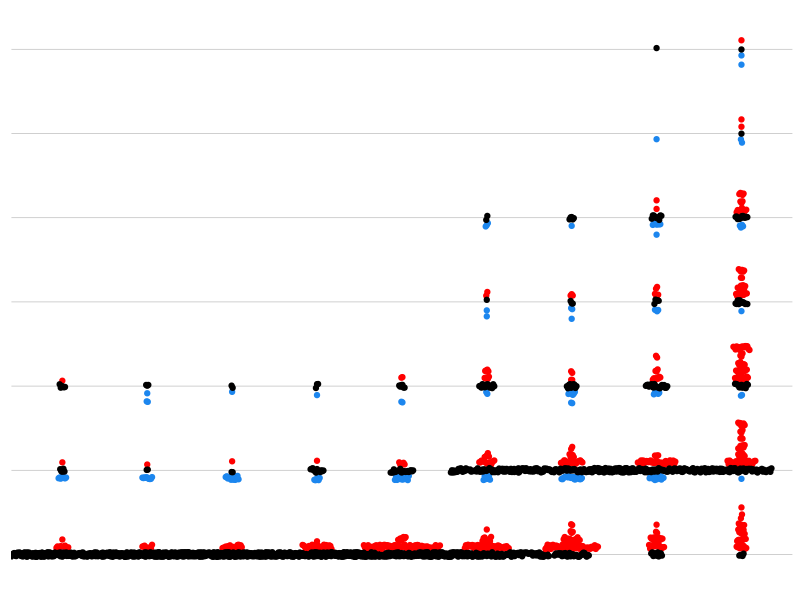
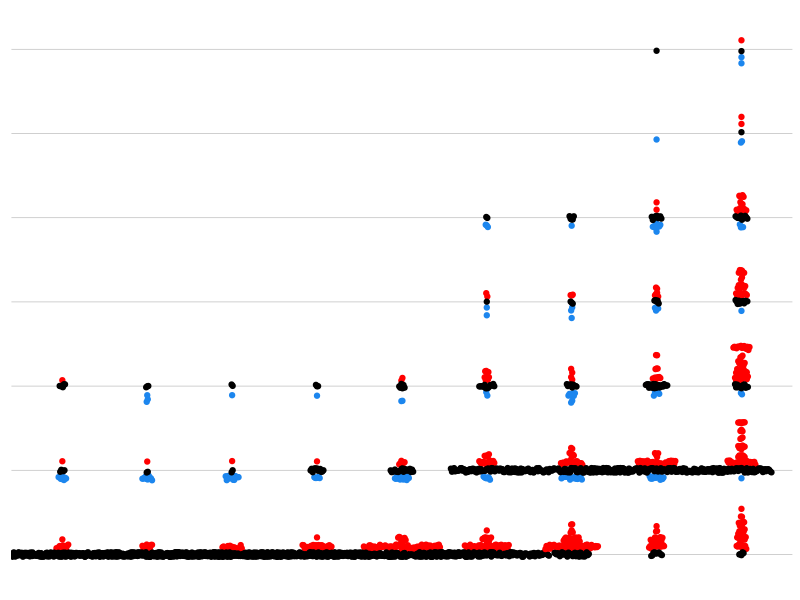

The R source for these figures, in order:
#load libraries
library(ggplot2)

# set working directory
setwd("/path/to/files")

#load input files
    cadR231series <- read.csv("231cadRseries.csv", sep=",")
    cadR231series$dose <- as.factor(cadR231series$dose)

#make dot plot of FISH data series   
    ggplot(cadR231series, aes(dose, green_red, fill = count, color = count)) + 
	geom_dotplot(binaxis = "y", 
		stackdir = "center", 
		stackratio = 0.2, 
		dotsize = 1, 
		method = "dotdensity", 
		binpositions = "bygroup", 
		binwidth = 0.07, 
		drop = TRUE, 
		position = position_jitter(width = 0, height = 0.03)) + 
	scale_y_continuous(limits=c(2.1,9), 
		breaks = seq(1.1, 9.9, by = 2.2)) + 
	theme(legend.position="none") + 
	scale_fill_manual(values=c("RED"," dodgerblue2","BLACK")) + 
	scale_color_manual(values=c("RED"," dodgerblue2","BLACK")) + 
	theme(axis.title.x=element_blank(), 
		axis.text.x=element_blank(),
		axis.ticks.x=element_blank(), 
		axis.title.y=element_blank(), 
		axis.text.y=element_blank(),
		axis.ticks.y=element_blank()) + 
	theme(panel.background = element_rect(fill = "white"),
		panel.grid.major=element_line(size=0.25,linetype='solid',color="grey"), 
		panel.grid.minor=element_line(size=0.25, linetype='solid',color="grey"), 
		panel.grid.major.x = element_blank())
    
#save the files
ggsave("1D.tiff", device="tiff", width =7.45, height =2.58 , units ="in" , dpi=300)
  
